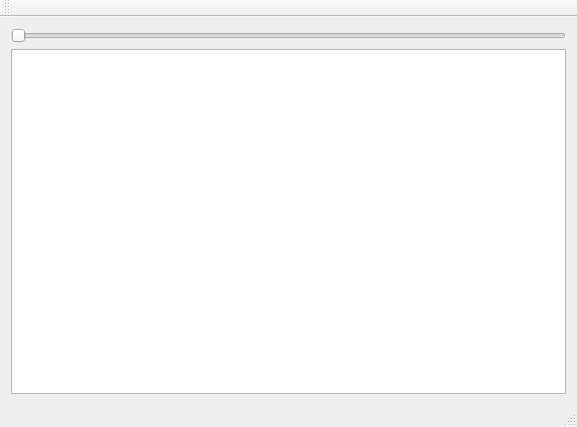
<?xml version="1.0" encoding="UTF-8"?>
<ui version="4.0">
 <class>MainWindow</class>
 <widget class="QMainWindow" name="MainWindow">
  <property name="geometry">
   <rect>
    <x>0</x>
    <y>0</y>
    <width>577</width>
    <height>427</height>
   </rect>
  </property>
  <property name="windowTitle">
   <string>MainWindow</string>
  </property>
  <widget class="QWidget" name="centralWidget">
   <layout class="QGridLayout" name="gridLayout">
    <item row="0" column="0">
     <widget class="QSlider" name="horizontalSlider">
      <property name="minimum">
       <number>1</number>
      </property>
      <property name="maximum">
       <number>20</number>
      </property>
      <property name="orientation">
       <enum>Qt::Horizontal</enum>
      </property>
     </widget>
    </item>
    <item row="1" column="0">
     <widget class="QGraphicsView" name="graphicsView"/>
    </item>
   </layout>
  </widget>
  <widget class="QMenuBar" name="menuBar">
   <property name="geometry">
    <rect>
     <x>0</x>
     <y>0</y>
     <width>577</width>
     <height>21</height>
    </rect>
   </property>
  </widget>
  <widget class="QToolBar" name="mainToolBar">
   <attribute name="toolBarArea">
    <enum>TopToolBarArea</enum>
   </attribute>
   <attribute name="toolBarBreak">
    <bool>false</bool>
   </attribute>
  </widget>
  <widget class="QStatusBar" name="statusBar"/>
 </widget>
 <layoutdefault spacing="6" margin="11"/>
 <resources/>
 <connections/>
</ui>
